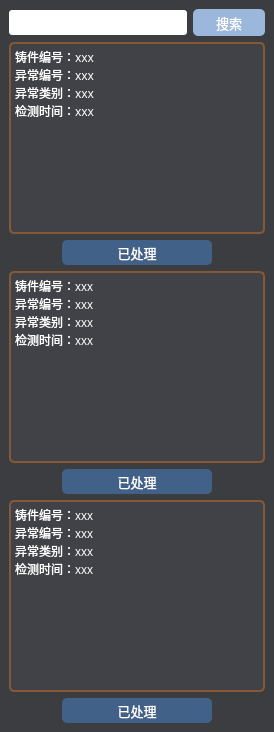
  <widget class="QDockWidget" name="dockWidget_3">
   <property name="minimumSize">
    <size>
     <width>268</width>
     <height>475</height>
    </size>
   </property>
   <property name="maximumSize">
    <size>
     <width>293</width>
     <height>16775</height>
    </size>
   </property>
   <property name="font">
    <font>
     <family>黑体</family>
    </font>
   </property>
   <property name="autoFillBackground">
    <bool>false</bool>
   </property>
   <property name="styleSheet">
    <string notr="true">background-color: rgb(36, 36, 36);
color: rgb(255, 255, 255);
</string>
   </property>
   <property name="floating">
    <bool>false</bool>
   </property>
   <property name="windowTitle">
    <string>任务流水</string>
   </property>
   <attribute name="dockWidgetArea">
    <number>2</number>
   </attribute>
   <widget class="QWidget" name="dockWidgetContents_3">
    <property name="styleSheet">
     <string notr="true">background-color: rgb(59, 61, 65)</string>
    </property>
    <layout class="QVBoxLayout" name="verticalLayout_4">
     <item>
      <layout class="QHBoxLayout" name="horizontalLayout_13">
       <item>
        <widget class="QLineEdit" name="lineEdit_3">
         <property name="minimumSize">
          <size>
           <width>0</width>
           <height>25</height>
          </size>
         </property>
         <property name="font">
          <font>
           <family>黑体</family>
          </font>
         </property>
         <property name="styleSheet">
          <string notr="true">background-color: rgb(255, 255, 255);border-radius:3px;</string>
         </property>
         <property name="text">
          <string/>
         </property>
        </widget>
       </item>
       <item>
        <widget class="QPushButton" name="pushButton_18">
         <property name="minimumSize">
          <size>
           <width>72</width>
           <height>27</height>
          </size>
         </property>
         <property name="font">
          <font>
           <family>黑体</family>
           <pointsize>10</pointsize>
          </font>
         </property>
         <property name="styleSheet">
          <string notr="true">background-color: rgb(155, 183, 220);border-radius:5px;</string>
         </property>
         <property name="text">
          <string>搜索</string>
         </property>
        </widget>
       </item>
      </layout>
     </item>
     <item>
      <layout class="QVBoxLayout" name="verticalLayout">
       <item>
        <widget class="QTextBrowser" name="textBrowser">
         <property name="font">
          <font>
           <family>黑体</family>
          </font>
         </property>
         <property name="styleSheet">
          <string notr="true">background-color: rgba(68, 70, 74, 150);color: rgb(255,255,255);border-radius:5px;border-style:solid;border-width:2px;border-color: rgb(134, 89, 52)
</string>
         </property>
         <property name="frameShape">
          <enum>QFrame::Box</enum>
         </property>
         <property name="frameShadow">
          <enum>QFrame::Raised</enum>
         </property>
         <property name="html">
          <string>&lt;!DOCTYPE HTML PUBLIC &quot;-//W3C//DTD HTML 4.0//EN&quot; &quot;http://www.w3.org/TR/REC-html40/strict.dtd&quot;&gt;
&lt;html&gt;&lt;head&gt;&lt;meta name=&quot;qrichtext&quot; content=&quot;1&quot; /&gt;&lt;style type=&quot;text/css&quot;&gt;
p, li { white-space: pre-wrap; }
&lt;/style&gt;&lt;/head&gt;&lt;body style=&quot; font-family:'黑体'; font-size:9pt; font-weight:400; font-style:normal;&quot;&gt;
&lt;p style=&quot; margin-top:0px; margin-bottom:0px; margin-left:0px; margin-right:0px; -qt-block-indent:0; text-indent:0px;&quot;&gt;&lt;span style=&quot; font-family:'SimSun';&quot;&gt;铸件编号：xxx&lt;/span&gt;&lt;/p&gt;
&lt;p style=&quot; margin-top:0px; margin-bottom:0px; margin-left:0px; margin-right:0px; -qt-block-indent:0; text-indent:0px;&quot;&gt;&lt;span style=&quot; font-family:'SimSun';&quot;&gt;异常编号：xxx&lt;/span&gt;&lt;/p&gt;
&lt;p style=&quot; margin-top:0px; margin-bottom:0px; margin-left:0px; margin-right:0px; -qt-block-indent:0; text-indent:0px;&quot;&gt;&lt;span style=&quot; font-family:'SimSun';&quot;&gt;异常类别：xxx&lt;/span&gt;&lt;/p&gt;
&lt;p style=&quot; margin-top:0px; margin-bottom:0px; margin-left:0px; margin-right:0px; -qt-block-indent:0; text-indent:0px;&quot;&gt;&lt;span style=&quot; font-family:'SimSun';&quot;&gt;检测时间：xxx&lt;/span&gt;&lt;/p&gt;&lt;/body&gt;&lt;/html&gt;</string>
         </property>
        </widget>
       </item>
       <item>
        <layout class="QHBoxLayout" name="horizontalLayout_17">
         <item>
          <spacer name="horizontalSpacer_7">
           <property name="orientation">
            <enum>Qt::Horizontal</enum>
           </property>
           <property name="sizeHint" stdset="0">
            <size>
             <width>40</width>
             <height>20</height>
            </size>
           </property>
          </spacer>
         </item>
         <item>
          <widget class="QPushButton" name="pushButton_19">
           <property name="sizePolicy">
            <sizepolicy hsizetype="Minimum" vsizetype="Fixed">
             <horstretch>0</horstretch>
             <verstretch>0</verstretch>
            </sizepolicy>
           </property>
           <property name="minimumSize">
            <size>
             <width>150</width>
             <height>25</height>
            </size>
           </property>
           <property name="maximumSize">
            <size>
             <width>150</width>
             <height>16777215</height>
            </size>
           </property>
           <property name="font">
            <font>
             <family>黑体</family>
             <pointsize>10</pointsize>
            </font>
           </property>
           <property name="styleSheet">
            <string notr="true">background-color: rgb(65, 97, 136);border-radius:5px;</string>
           </property>
           <property name="text">
            <string>已处理</string>
           </property>
          </widget>
         </item>
         <item>
          <spacer name="horizontalSpacer_9">
           <property name="orientation">
            <enum>Qt::Horizontal</enum>
           </property>
           <property name="sizeHint" stdset="0">
            <size>
             <width>40</width>
             <height>20</height>
            </size>
           </property>
          </spacer>
         </item>
        </layout>
       </item>
       <item>
        <widget class="QTextBrowser" name="textBrowser_2">
         <property name="styleSheet">
          <string notr="true">background-color: rgba(68, 70, 74, 150);color: rgb(255,255,255);border-radius:5px;border-style:solid;border-width:2px;border-color: rgb(134, 89, 52)
</string>
         </property>
         <property name="frameShape">
          <enum>QFrame::Box</enum>
         </property>
         <property name="frameShadow">
          <enum>QFrame::Raised</enum>
         </property>
         <property name="html">
          <string>&lt;!DOCTYPE HTML PUBLIC &quot;-//W3C//DTD HTML 4.0//EN&quot; &quot;http://www.w3.org/TR/REC-html40/strict.dtd&quot;&gt;
&lt;html&gt;&lt;head&gt;&lt;meta name=&quot;qrichtext&quot; content=&quot;1&quot; /&gt;&lt;style type=&quot;text/css&quot;&gt;
p, li { white-space: pre-wrap; }
&lt;/style&gt;&lt;/head&gt;&lt;body style=&quot; font-family:'SimSun'; font-size:9pt; font-weight:400; font-style:normal;&quot;&gt;
&lt;p style=&quot; margin-top:0px; margin-bottom:0px; margin-left:0px; margin-right:0px; -qt-block-indent:0; text-indent:0px;&quot;&gt;铸件编号：xxx&lt;/p&gt;
&lt;p style=&quot; margin-top:0px; margin-bottom:0px; margin-left:0px; margin-right:0px; -qt-block-indent:0; text-indent:0px;&quot;&gt;异常编号：xxx&lt;/p&gt;
&lt;p style=&quot; margin-top:0px; margin-bottom:0px; margin-left:0px; margin-right:0px; -qt-block-indent:0; text-indent:0px;&quot;&gt;异常类别：xxx&lt;/p&gt;
&lt;p style=&quot; margin-top:0px; margin-bottom:0px; margin-left:0px; margin-right:0px; -qt-block-indent:0; text-indent:0px;&quot;&gt;检测时间：xxx&lt;/p&gt;&lt;/body&gt;&lt;/html&gt;</string>
         </property>
        </widget>
       </item>
       <item>
        <layout class="QHBoxLayout" name="horizontalLayout_23">
         <item>
          <spacer name="horizontalSpacer_14">
           <property name="orientation">
            <enum>Qt::Horizontal</enum>
           </property>
           <property name="sizeHint" stdset="0">
            <size>
             <width>40</width>
             <height>20</height>
            </size>
           </property>
          </spacer>
         </item>
         <item>
          <widget class="QPushButton" name="pushButton_21">
           <property name="minimumSize">
            <size>
             <width>150</width>
             <height>25</height>
            </size>
           </property>
           <property name="maximumSize">
            <size>
             <width>150</width>
             <height>16777215</height>
            </size>
           </property>
           <property name="font">
            <font>
             <family>黑体</family>
             <pointsize>10</pointsize>
            </font>
           </property>
           <property name="styleSheet">
            <string notr="true">background-color: rgb(65, 97, 136);border-radius:5px;</string>
           </property>
           <property name="text">
            <string>已处理</string>
           </property>
          </widget>
         </item>
         <item>
          <spacer name="horizontalSpacer_13">
           <property name="orientation">
            <enum>Qt::Horizontal</enum>
           </property>
           <property name="sizeHint" stdset="0">
            <size>
             <width>40</width>
             <height>20</height>
            </size>
           </property>
          </spacer>
         </item>
        </layout>
       </item>
       <item>
        <widget class="QTextBrowser" name="textBrowser_3">
         <property name="styleSheet">
          <string notr="true">background-color: rgba(68, 70, 74, 150);color: rgb(255,255,255);border-radius:5px;border-style:solid;border-width:2px;border-color: rgb(134, 89, 52)
</string>
         </property>
         <property name="frameShape">
          <enum>QFrame::Box</enum>
         </property>
         <property name="frameShadow">
          <enum>QFrame::Raised</enum>
         </property>
         <property name="html">
          <string>&lt;!DOCTYPE HTML PUBLIC &quot;-//W3C//DTD HTML 4.0//EN&quot; &quot;http://www.w3.org/TR/REC-html40/strict.dtd&quot;&gt;
&lt;html&gt;&lt;head&gt;&lt;meta name=&quot;qrichtext&quot; content=&quot;1&quot; /&gt;&lt;style type=&quot;text/css&quot;&gt;
p, li { white-space: pre-wrap; }
&lt;/style&gt;&lt;/head&gt;&lt;body style=&quot; font-family:'SimSun'; font-size:9pt; font-weight:400; font-style:normal;&quot;&gt;
&lt;p style=&quot; margin-top:0px; margin-bottom:0px; margin-left:0px; margin-right:0px; -qt-block-indent:0; text-indent:0px;&quot;&gt;铸件编号：xxx&lt;/p&gt;
&lt;p style=&quot; margin-top:0px; margin-bottom:0px; margin-left:0px; margin-right:0px; -qt-block-indent:0; text-indent:0px;&quot;&gt;异常编号：xxx&lt;/p&gt;
&lt;p style=&quot; margin-top:0px; margin-bottom:0px; margin-left:0px; margin-right:0px; -qt-block-indent:0; text-indent:0px;&quot;&gt;异常类别：xxx&lt;/p&gt;
&lt;p style=&quot; margin-top:0px; margin-bottom:0px; margin-left:0px; margin-right:0px; -qt-block-indent:0; text-indent:0px;&quot;&gt;检测时间：xxx&lt;/p&gt;&lt;/body&gt;&lt;/html&gt;</string>
         </property>
        </widget>
       </item>
       <item>
        <layout class="QHBoxLayout" name="horizontalLayout_39">
         <item>
          <spacer name="horizontalSpacer_16">
           <property name="orientation">
            <enum>Qt::Horizontal</enum>
           </property>
           <property name="sizeHint" stdset="0">
            <size>
             <width>40</width>
             <height>20</height>
            </size>
           </property>
          </spacer>
         </item>
         <item>
          <widget class="QPushButton" name="pushButton_20">
           <property name="minimumSize">
            <size>
             <width>150</width>
             <height>25</height>
            </size>
           </property>
           <property name="maximumSize">
            <size>
             <width>150</width>
             <height>16777215</height>
            </size>
           </property>
           <property name="font">
            <font>
             <family>黑体</family>
             <pointsize>10</pointsize>
            </font>
           </property>
           <property name="styleSheet">
            <string notr="true">background-color: rgb(65, 97, 136);border-radius:5px;</string>
           </property>
           <property name="text">
            <string>已处理</string>
           </property>
          </widget>
         </item>
         <item>
          <spacer name="horizontalSpacer_15">
           <property name="orientation">
            <enum>Qt::Horizontal</enum>
           </property>
           <property name="sizeHint" stdset="0">
            <size>
             <width>40</width>
             <height>20</height>
            </size>
           </property>
          </spacer>
         </item>
        </layout>
       </item>
      </layout>
     </item>
    </layout>
   </widget>
  </widget>
